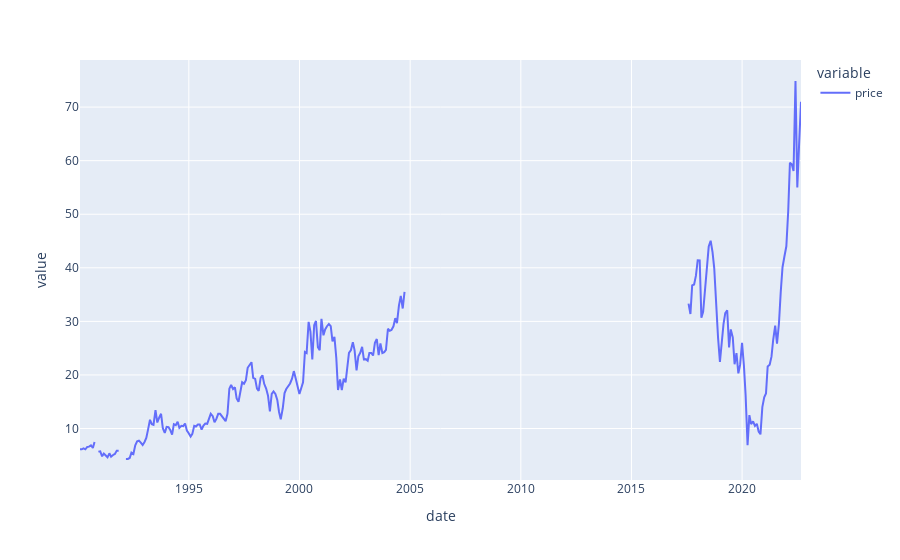

Notebook code for this chart:
### Code cell
px.line(df_rmv[df_rmv.permno == "DVN UA Equity"].price)

### Figure 1 — Plotly figure (JSON) as saved in the notebook; plotly's stock layout.template omitted (floating-point values rounded to 4 significant figures; data arrays with more than 128 entries replaced by an {"elided": "..."} marker saying what was removed)
{"data": [{"hovertemplate": "variable=price<br>date=%{x}<br>value=%{y}<extra></extra>", "legendgroup": "price", "line": {"color": "#636efa", "dash": "solid"}, "marker": {"symbol": "circle"}, "mode": "lines", "name": "price", "orientation": "v", "showlegend": true, "type": "scatter", "x": {"elided": "392 str values"}, "xaxis": "x", "y": {"elided": "392 float values"}, "yaxis": "y"}], "layout": {"legend": {"title": {"text": "variable"}, "tracegroupgap": 0}, "margin": {"t": 60}, "xaxis": {"anchor": "y", "domain": [0, 1], "title": {"text": "date"}}, "yaxis": {"anchor": "x", "domain": [0, 1], "title": {"text": "value"}}}}
